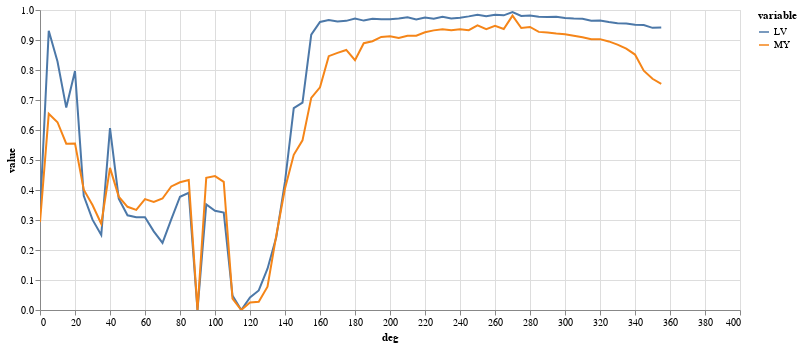

Notebook code cell kept with this figure:
### Code cell
(alt
 .Chart(results.melt(id_vars=['deg'],value_vars=['LV','MY']))
 .mark_line()
 .encode(
     x="deg",
     y="value",
     color="variable",
     tooltip="value"
 )
 .properties(width=700,height=300)
 .interactive()
)

### Figure 1 — Vega-Lite specification as saved in the notebook (floating-point values rounded to 4 significant figures; data arrays with more than 128 entries replaced by an {"elided": "..."} marker saying what was removed)
{"config": {"view": {"continuousWidth": 400, "continuousHeight": 300}}, "data": {"name": "data-60517a5eb9cc1af797b8fc58132d487c"}, "mark": "line", "encoding": {"color": {"type": "nominal", "field": "variable"}, "tooltip": {"type": "quantitative", "field": "value"}, "x": {"type": "quantitative", "field": "deg"}, "y": {"type": "quantitative", "field": "value"}}, "height": 300, "selection": {"selector001": {"type": "interval", "bind": "scales", "encodings": ["x", "y"]}}, "width": 700, "$schema": "https://vega.github.io/schema/vega-lite/v4.8.1.json", "datasets": {"data-60517a5eb9cc1af797b8fc58132d487c": {"elided": "144 records"}}}
